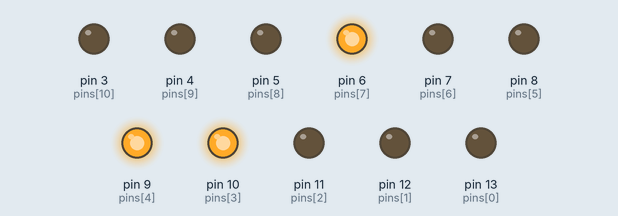
Simulated run of this sketch. Board: Arduino Uno, built with avr-gcc and run on an emulated ATmega328P. Parts: output pins drawn as LEDs (lit = HIGH).

Above: at 0.05 s.
At 4.95 s:
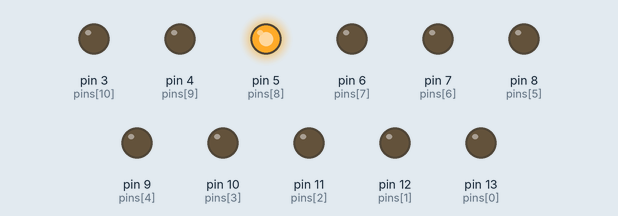
At 10.05 s:
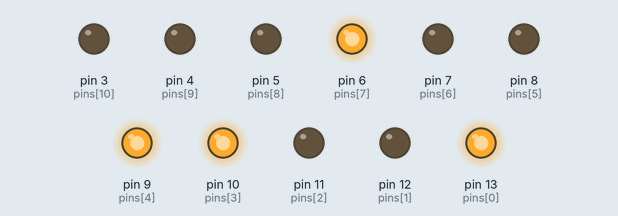
At 19.96 s:
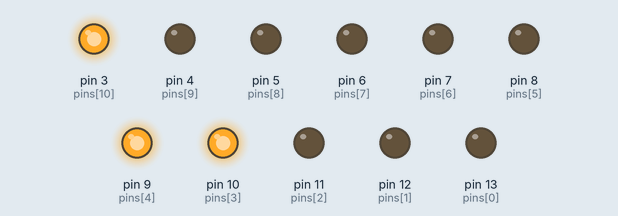
At 29.77 s:
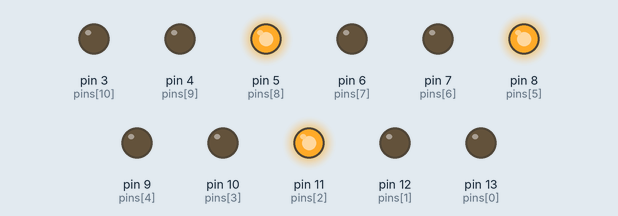
At 39.87 s:
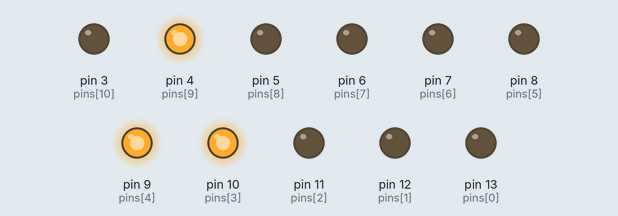
Timing chart, 0 to 40.0 s (numbered marks = the images above):
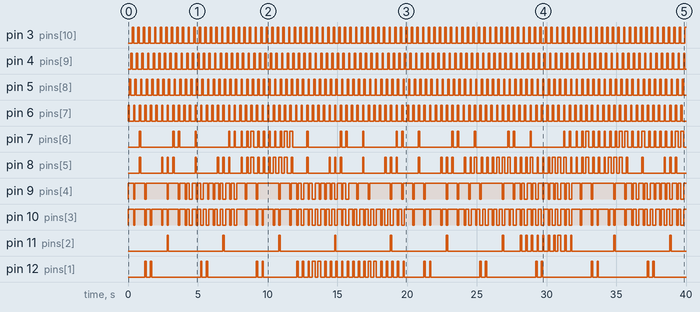

The sketch:

HW1.ino
```cpp
byte pins[11]={13, 12, 11, 10, 9, 8, 7, 6, 5, 4, 3};
const byte show[10][7]={
  {0, 0, 0, 0, 0, 0, 1},
  {1, 0, 0, 1, 1, 1, 1},
  {0, 0, 1, 0, 0, 1, 0},
  {0, 0, 0, 0, 1, 1, 0},
  {1, 0, 0, 1, 1, 0, 0},
  {0, 1, 0, 0, 1, 0, 0},
  {1, 1, 0, 0, 0, 0, 0},
  {0, 0, 0, 1, 1, 1, 1},
  {0, 0, 0, 0, 0, 0, 0},
  {0, 0, 0, 1, 1, 0, 0},
};
void setup()
{
  for (byte i = 0; i < 11; ++i) {
   pinMode(pins[i], OUTPUT);
  }
}
void loop()
{
    for(int i = 9999; i > 0; i--)
    {
      for(byte led = 0; led <4 ;led++)
      {
        digitalWrite(pins[led+7], 1);
        switch(led)
        {
        case 0:
          for(byte j = 0; j < 7; j++)
          {
            digitalWrite(pins[j], show[i%10][j]);
          }delay(100);digitalWrite(pins[led+7], 0);break;
        case 1:
          for(byte j = 0; j < 7; j++)
          {
            digitalWrite(pins[j], show[(i%100)/10][j]);
          }delay(100);digitalWrite(pins[led+7], 0);break;
        case 2:
          for(byte j = 0; j < 7; j++)
          {
            digitalWrite(pins[j], show[(i%1000)/100][j]);
          }delay(100);digitalWrite(pins[led+7], 0);break;
        case 3:
          for(byte j = 0; j < 7; j++)
          {
            digitalWrite(pins[j], show[i/1000][j]);
          }delay(100);digitalWrite(pins[led+7], 0);break;
        }
      }
    }
 }
```

Measured:
- by itself, pin 3 (pins[10]), pin 4 (pins[9]), pin 5 (pins[8]), pin 6 (pins[7]): alternates HIGH for 0.10 s and LOW for 0.30 s
- by itself, pin 7 (pins[6]): LOW → HIGH at 0.80 s, → LOW 0.10 s later, → HIGH 2.3 s later, → LOW 0.10 s later, … (102 changes in this stretch)
- by itself, pin 8 (pins[5]): LOW → HIGH at 0.80 s, → LOW 0.10 s later, → HIGH 1.5 s later, → LOW 0.10 s later, … (128 changes in this stretch)
- by itself, pin 9 (pins[4]): LOW → HIGH at 0.00 s, → LOW 0.40 s later, → HIGH 0.10 s later, → LOW 0.70 s later, … (129 changes in this stretch)
- by itself, pin 10 (pins[3]): LOW → HIGH at 0.00 s, → LOW 0.40 s later, → HIGH 0.10 s later, → LOW 0.70 s later, … (169 changes in this stretch)
- by itself, pin 11 (pins[2]): LOW → HIGH at 2.8 s, → LOW 0.10 s later, → HIGH 3.9 s later, → LOW 0.10 s later, … (38 changes in this stretch)
- by itself, pin 12 (pins[1]): LOW → HIGH at 1.2 s, → LOW 0.10 s later, → HIGH 0.30 s later, → LOW 0.10 s later, … (72 changes in this stretch)
- by itself, pin 13 (pins[0]): LOW → HIGH at 1.2 s, → LOW 0.10 s later, → HIGH 0.70 s later, → LOW 0.10 s later, … (102 changes in this stretch)
